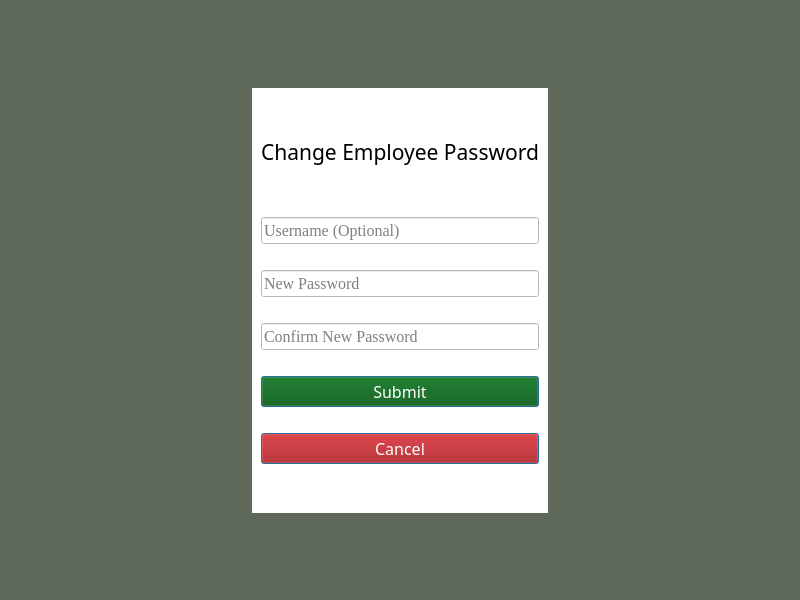
<?xml version="1.0" encoding="UTF-8"?>
<ui version="4.0">
 <class>MainWindow</class>
 <widget class="QMainWindow" name="MainWindow">
  <property name="geometry">
   <rect>
    <x>0</x>
    <y>0</y>
    <width>800</width>
    <height>600</height>
   </rect>
  </property>
  <property name="windowTitle">
   <string>Limitless Loyalty</string>
  </property>
  <property name="styleSheet">
   <string notr="true">background-color: rgb(93, 103, 90);</string>
  </property>
  <widget class="QWidget" name="centralwidget">
   <layout class="QGridLayout" name="gridLayout">
    <item row="1" column="1">
     <widget class="QWidget" name="verticalWidget" native="true">
      <property name="styleSheet">
       <string notr="true">background-color: rgb(255, 255, 255);</string>
      </property>
      <layout class="QVBoxLayout" name="verticalLayout">
       <item>
        <spacer name="verticalSpacer">
         <property name="orientation">
          <enum>Qt::Vertical</enum>
         </property>
         <property name="sizeHint" stdset="0">
          <size>
           <width>20</width>
           <height>40</height>
          </size>
         </property>
        </spacer>
       </item>
       <item>
        <widget class="QLabel" name="label">
         <property name="font">
          <font>
           <family>Bell MT</family>
           <pointsize>16</pointsize>
          </font>
         </property>
         <property name="text">
          <string>Change Employee Password</string>
         </property>
         <property name="alignment">
          <set>Qt::AlignCenter</set>
         </property>
        </widget>
       </item>
       <item>
        <widget class="QLabel" name="errMsg">
         <property name="font">
          <font>
           <family>Bell MT</family>
           <pointsize>10</pointsize>
          </font>
         </property>
         <property name="styleSheet">
          <string notr="true">color: rgb(255, 255, 255);</string>
         </property>
         <property name="text">
          <string>&lt;DEFAULT TEXT&gt;</string>
         </property>
         <property name="alignment">
          <set>Qt::AlignCenter</set>
         </property>
        </widget>
       </item>
       <item>
        <spacer name="horizontalSpacer_8">
         <property name="orientation">
          <enum>Qt::Horizontal</enum>
         </property>
         <property name="sizeHint" stdset="0">
          <size>
           <width>40</width>
           <height>20</height>
          </size>
         </property>
        </spacer>
       </item>
       <item>
        <widget class="QLineEdit" name="username">
         <property name="font">
          <font>
           <family>Times New Roman</family>
           <pointsize>12</pointsize>
          </font>
         </property>
         <property name="placeholderText">
          <string>Username (Optional)</string>
         </property>
        </widget>
       </item>
       <item>
        <spacer name="horizontalSpacer_4">
         <property name="orientation">
          <enum>Qt::Horizontal</enum>
         </property>
         <property name="sizeHint" stdset="0">
          <size>
           <width>40</width>
           <height>20</height>
          </size>
         </property>
        </spacer>
       </item>
       <item>
        <widget class="QLineEdit" name="newPass">
         <property name="font">
          <font>
           <family>Times New Roman</family>
           <pointsize>12</pointsize>
          </font>
         </property>
         <property name="echoMode">
          <enum>QLineEdit::Password</enum>
         </property>
         <property name="placeholderText">
          <string>New Password</string>
         </property>
        </widget>
       </item>
       <item>
        <spacer name="horizontalSpacer_6">
         <property name="orientation">
          <enum>Qt::Horizontal</enum>
         </property>
         <property name="sizeHint" stdset="0">
          <size>
           <width>40</width>
           <height>20</height>
          </size>
         </property>
        </spacer>
       </item>
       <item>
        <widget class="QLineEdit" name="confirmPass">
         <property name="font">
          <font>
           <family>Times New Roman</family>
           <pointsize>12</pointsize>
          </font>
         </property>
         <property name="echoMode">
          <enum>QLineEdit::Password</enum>
         </property>
         <property name="placeholderText">
          <string>Confirm New Password</string>
         </property>
         <property name="clearButtonEnabled">
          <bool>true</bool>
         </property>
        </widget>
       </item>
       <item>
        <spacer name="horizontalSpacer_5">
         <property name="orientation">
          <enum>Qt::Horizontal</enum>
         </property>
         <property name="sizeHint" stdset="0">
          <size>
           <width>40</width>
           <height>20</height>
          </size>
         </property>
        </spacer>
       </item>
       <item>
        <widget class="QPushButton" name="submitBtn">
         <property name="font">
          <font>
           <family>Bell MT</family>
           <pointsize>12</pointsize>
          </font>
         </property>
         <property name="styleSheet">
          <string notr="true">background-color: rgb(0, 85, 0);
color: rgb(255, 255, 255);</string>
         </property>
         <property name="text">
          <string>Submit</string>
         </property>
         <property name="default">
          <bool>true</bool>
         </property>
        </widget>
       </item>
       <item>
        <spacer name="horizontalSpacer_7">
         <property name="orientation">
          <enum>Qt::Horizontal</enum>
         </property>
         <property name="sizeHint" stdset="0">
          <size>
           <width>40</width>
           <height>20</height>
          </size>
         </property>
        </spacer>
       </item>
       <item>
        <widget class="QPushButton" name="cancelBtn">
         <property name="font">
          <font>
           <family>Bell MT</family>
           <pointsize>12</pointsize>
          </font>
         </property>
         <property name="styleSheet">
          <string notr="true">background-color: rgb(170, 0, 0);
color: rgb(255, 255, 255);</string>
         </property>
         <property name="text">
          <string>Cancel</string>
         </property>
         <property name="default">
          <bool>true</bool>
         </property>
        </widget>
       </item>
       <item>
        <spacer name="verticalSpacer_4">
         <property name="orientation">
          <enum>Qt::Vertical</enum>
         </property>
         <property name="sizeHint" stdset="0">
          <size>
           <width>20</width>
           <height>40</height>
          </size>
         </property>
        </spacer>
       </item>
      </layout>
     </widget>
    </item>
    <item row="0" column="1">
     <spacer name="verticalSpacer_2">
      <property name="orientation">
       <enum>Qt::Vertical</enum>
      </property>
      <property name="sizeHint" stdset="0">
       <size>
        <width>20</width>
        <height>40</height>
       </size>
      </property>
     </spacer>
    </item>
    <item row="2" column="1">
     <spacer name="verticalSpacer_3">
      <property name="orientation">
       <enum>Qt::Vertical</enum>
      </property>
      <property name="sizeHint" stdset="0">
       <size>
        <width>20</width>
        <height>40</height>
       </size>
      </property>
     </spacer>
    </item>
    <item row="1" column="2">
     <spacer name="horizontalSpacer_2">
      <property name="orientation">
       <enum>Qt::Horizontal</enum>
      </property>
      <property name="sizeHint" stdset="0">
       <size>
        <width>40</width>
        <height>20</height>
       </size>
      </property>
     </spacer>
    </item>
    <item row="1" column="0">
     <spacer name="horizontalSpacer">
      <property name="orientation">
       <enum>Qt::Horizontal</enum>
      </property>
      <property name="sizeHint" stdset="0">
       <size>
        <width>40</width>
        <height>20</height>
       </size>
      </property>
     </spacer>
    </item>
   </layout>
  </widget>
 </widget>
 <resources/>
 <connections/>
</ui>
